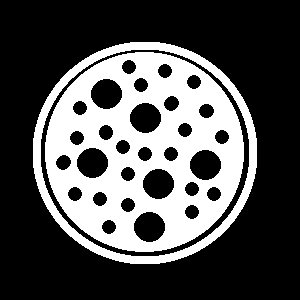
#> input picture Aula5/art4.bmp, 300 x 300 px
$ python Aula_06_ex_06.py
#> lines starting #> are read from the running program, lines starting #| are printed output that depends on the picture; after the words box and inside, x2 and y2 are one past the last pixel; in counts of white or black regions, pixels touching at a corner belong together

#Aula 5 ex 06
import cv2
import numpy as np

image = cv2.imread( "art4.bmp", cv2.IMREAD_GRAYSCALE );
#> image: shape (300, 300); 32.1% white; 2 white regions, box (x1, y1, x2, y2) and area: (45, 52, 244, 252) 23498, (33, 42, 257, 264) 5432


kernel =  cv2.getStructuringElement(cv2.MORPH_ELLIPSE,(10,10));
kernel1 =  cv2.getStructuringElement(cv2.MORPH_ELLIPSE,(22,22));
kernel2 =  cv2.getStructuringElement(cv2.MORPH_ELLIPSE,(35,35));

#Dilate and then erode
img_dilation = cv2.dilate(image, kernel, iterations=1)
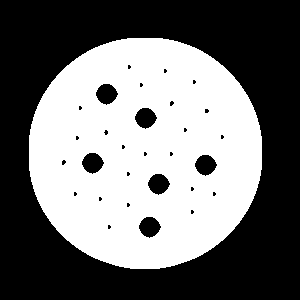
#> img_dilation: shape (300, 300); 45.2% white; 1 white region, box (x1, y1, x2, y2) and area: (29, 38, 262, 269) 40690
img_erosion = cv2.erode(img_dilation, kernel, iterations=1)
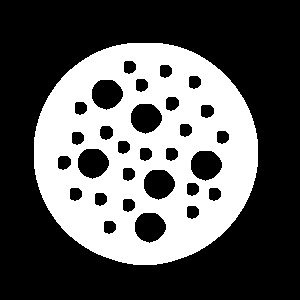
#> img_erosion: shape (300, 300); 35.5% white; 1 white region, box (x1, y1, x2, y2) and area: (34, 43, 258, 265) 31990
img_dilation1 = cv2.dilate(image, kernel1, iterations=1)
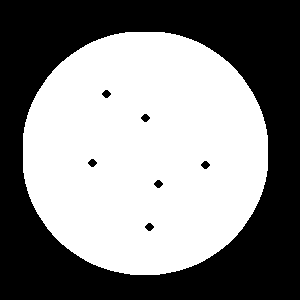
#> img_dilation1: shape (300, 300); 52.5% white; 7 black regions, largest, box (x1, y1, x2, y2) and area: (0, 0, 300, 300) 42470, (102, 90, 111, 98) 48, (141, 114, 150, 122) 48
img_erosion1 = cv2.erode(img_dilation1, kernel1, iterations=1)
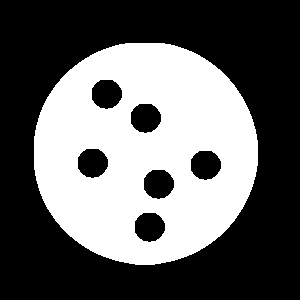
#> img_erosion1: shape (300, 300); 39.1% white; 1 white region, box (x1, y1, x2, y2) and area: (34, 43, 258, 265) 35204
img_dilation2 = cv2.dilate(image, kernel2, iterations=1)
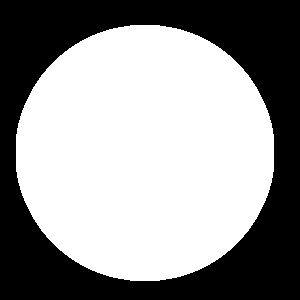
#> img_dilation2: shape (300, 300); 58.2% white; 1 black region, box (x1, y1, x2, y2) and area: (0, 0, 300, 300) 37648
img_erosion2 = cv2.erode(img_dilation2, kernel2, iterations=1)
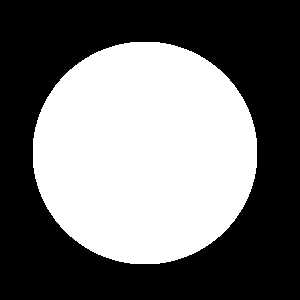
#> img_erosion2: shape (300, 300); 43.8% white; 1 white region, box (x1, y1, x2, y2) and area: (33, 42, 257, 264) 39388


cv2.imshow('Input', image)
cv2.imshow('Dilation', img_dilation)
cv2.imshow('Erosion', img_erosion)


cv2.imshow('Dilation1', img_dilation1)
cv2.imshow('Erosion1', img_erosion1)


cv2.imshow('Dilation2', img_dilation2)
cv2.imshow('Erosion2', img_erosion2)


cv2.waitKey(0)

$ run again, with Aula5/art3.bmp copied over Aula5/art4.bmp
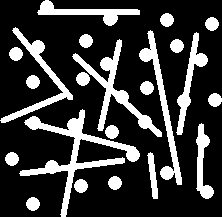
#> input picture Aula5/art3.bmp, 222 x 217 px
#> image: shape (217, 222); 22.2% white; 22 white regions, largest, box (x1, y1, x2, y2) and area: (19, 109, 140, 217) 2271, (72, 39, 162, 137) 1502, (139, 30, 182, 185) 1227
#> img_dilation: shape (217, 222); 54.4% white; 6 black regions (1 under 20 px), largest, box (x1, y1, x2, y2) and area: (0, 0, 222, 131) 10225, (72, 31, 222, 217) 7039, (0, 122, 69, 217) 3623, (111, 106, 168, 163) 851, (83, 145, 117, 158) 229
#> img_erosion: shape (217, 222); 24.9% white; 10 white regions, largest, box (x1, y1, x2, y2) and area: (0, 28, 209, 217) 9496, (38, 0, 141, 26) 864, (197, 124, 215, 199) 611
#> img_dilation1: shape (217, 222); 84.7% white; 20 black regions (7 under 20 px), largest, box (x1, y1, x2, y2) and area: (78, 172, 222, 217) 2402, (0, 0, 76, 70) 1165, (145, 0, 222, 29) 690
#> img_erosion1: shape (217, 222); 44.2% white; 2 white regions, box (x1, y1, x2, y2) and area: (0, 0, 222, 217) 21129, (27, 198, 41, 217) 177
#> `img_dilation2 = cv2.dilate(image, kernel2, iterations=1)`:
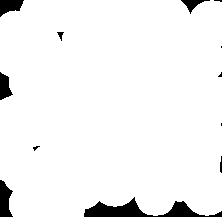
#> img_dilation2: shape (217, 222); 95.4% white; 12 black regions (5 under 20 px), largest, box (x1, y1, x2, y2) and area: (84, 197, 222, 217) 1125, (0, 180, 13, 217) 340, (0, 0, 24, 17) 265
#> `img_erosion2 = cv2.erode(img_dilation2, kernel2, iterations=1)`:
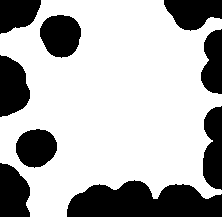
#> img_erosion2: shape (217, 222); 70.2% white; 9 black regions, largest, box (x1, y1, x2, y2) and area: (67, 180, 222, 217) 4302, (0, 55, 30, 117) 1408, (40, 15, 81, 58) 1367
